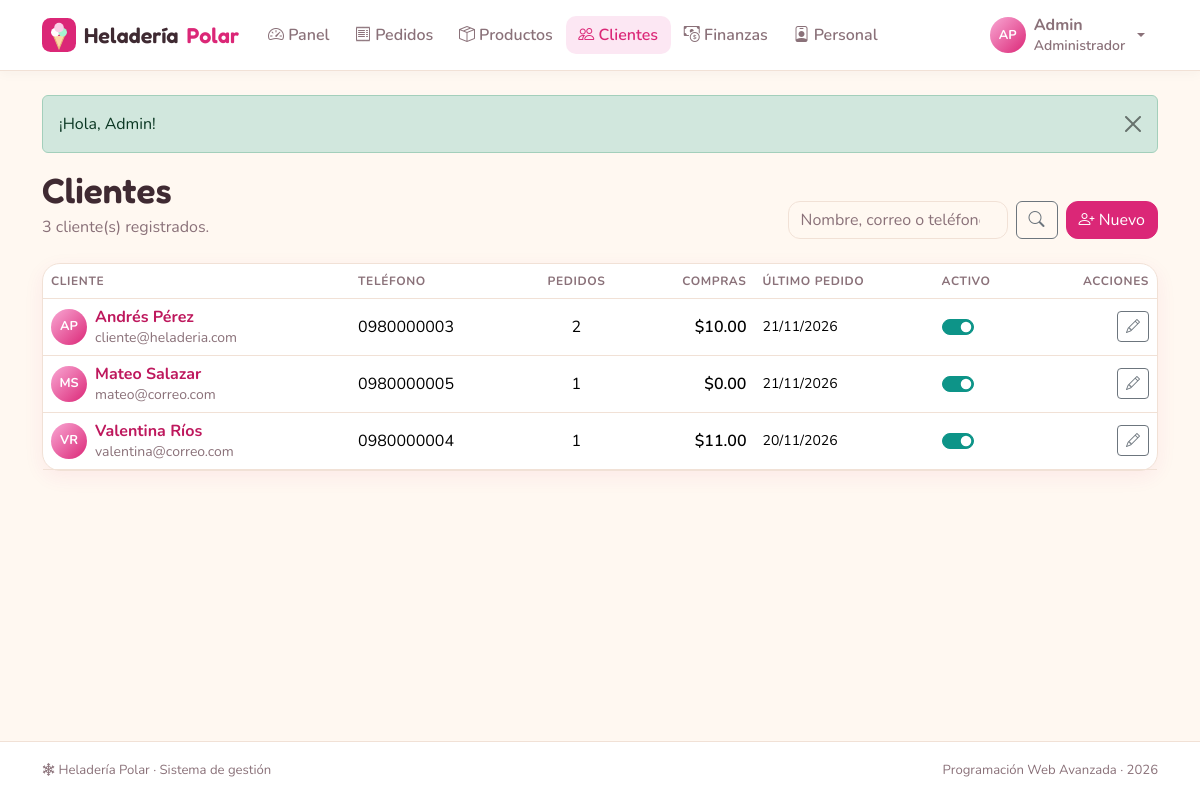
The app's page /index.php?r=clientes/index (signed in) with its own data.
### tables this page shows
CREATE TABLE usuarios (
  id         INT AUTO_INCREMENT PRIMARY KEY,
  nombre     VARCHAR(50)  NOT NULL,
  apellido   VARCHAR(50)  NOT NULL DEFAULT '',
  correo     VARCHAR(100) NOT NULL UNIQUE,
  contrasena VARCHAR(255) NOT NULL,
  id_rol     INT          NOT NULL,
  telefono   VARCHAR(15)  NULL,
  direccion  VARCHAR(255) NULL,
  activo     TINYINT(1)   NOT NULL DEFAULT 1,
  creado_en  DATETIME     NOT NULL DEFAULT CURRENT_TIMESTAMP,
  CONSTRAINT fk_usuarios_roles FOREIGN KEY (id_rol) REFERENCES roles(id)
);

### controllers/ClientesController.php (called while the page is built, shortened)
<?php
class ClientesController extends Controller
{
    public function index(): void
    {
        $buscar = trim((string) ($_GET['q'] ?? ''));
        $this->view('clientes/index', [
            'titulo'   => 'Clientes',
            'clientes' => Usuario::clientes($buscar),
            'buscar'   => $buscar,
        ]);
    }
}

### core/Router.php (called while the page is built, shortened)
<?php
class Router
{
    public static function dispatch(string $ruta): void
    {
        if (!preg_match('#^([a-z]+)/([a-z]+)$#', $ruta, $m)) {
            self::noEncontrado();
        }
        [, $nombre, $accion] = $m;
        (new $clase())->$accion();
    }
}

### index.php (called while the page is built, shortened)
<?php
require __DIR__ . '/core/helpers.php';
require __DIR__ . '/core/Database.php';
require __DIR__ . '/core/Model.php';
require __DIR__ . '/core/Router.php';
Router::dispatch(is_string($_GET['r'] ?? null) ? $_GET['r'] : '');

### core/helpers.php (called while the page is built, shortened)
<?php
function e($valor): string
{
    return htmlspecialchars((string) ($valor ?? ''), ENT_QUOTES, 'UTF-8');
}
function url(string $ruta = 'inicio/index', array $params = []): string
{
    $params = array_merge(['r' => $ruta], $params);
    return 'index.php?' . http_build_query($params);
}
function dinero($valor): string
{
    return '$' . number_format((float) $valor, 2);
}
function fecha(?string $valor, bool $conHora = false): string
{
    $t = strtotime($valor);
    return $conHora ? date('d/m/Y H:i', $t) : date('d/m/Y', $t);
}
function iniciales(string $nombre, string $apellido = ''): string
{
    return mb_strtoupper(mb_substr($nombre, 0, 1) . mb_substr($apellido, 0, 1));
}

### core/Database.php (called while the page is built, shortened)
<?php
class Database
{
    private static ?PDO $pdo = null;
    public static function get(): PDO
    {
        if (self::$pdo === null) {
            $dsn = 'mysql:host=' . DB_HOST . ';port=' . DB_PORT
                 . ';dbname=' . DB_NAME . ';charset=utf8mb4';
            try {
                self::$pdo = new PDO($dsn, DB_USER, DB_PASS, [
                    PDO::ATTR_ERRMODE            => PDO::ERRMODE_EXCEPTION,
                    PDO::ATTR_DEFAULT_FETCH_MODE => PDO::FETCH_ASSOC,
                    PDO::ATTR_EMULATE_PREPARES   => false,
                ]);
                self::$pdo->exec("SET time_zone = '" . date('P') . "'");
            } catch (PDOException $e) {
                http_response_code(500);
                $detalle = DEBUG ? '<br><small>' . htmlspecialchars($e->getMessage()) . '</small>' : '';
                exit('<h3 style="font-family:sans-serif">No se pudo conectar a la base de datos.'
                    . ' Revise config/config.php e importe heladeria.sql.' . $detalle . '</h3>');
            }
        }
        return self::$pdo;
    }
}

### core/Model.php (called while the page is built, shortened)
<?php
abstract class Model
{
    protected static function db(): PDO
    {
        return Database::get();
    }
    protected static function query(string $sql, array $params = []): PDOStatement
    {
        $st = self::db()->prepare($sql);
        $st->execute($params);
        return $st;
    }
}

### models/Usuario.php (called while the page is built, shortened)
<?php
class Usuario extends Model
{
    public static function clientes(string $buscar = ''): array
    {
        $sql = "SELECT u.*,
                       COUNT(p.id) AS pedidos,
                       COALESCE(SUM(CASE WHEN p.estado = 'Entregado' THEN p.total END), 0) AS gastado,
                       MAX(p.fecha) AS ultimo_pedido
                  FROM usuarios u
                  LEFT JOIN pedidos p ON p.id_cliente = u.id
                 WHERE u.id_rol = ?";
        $params = [Auth::CLIENTE];
        return self::query($sql . ' GROUP BY u.id ORDER BY u.nombre', $params)->fetchAll();
    }
}

### views/clientes/index.php (the view, shortened to what this page needs)
<div class="hp-encabezado">
  <div>
    <h1 class="hp-titulo">Clientes</h1>
    <p class="text-body-secondary mb-0"><?= count($clientes) ?> cliente(s) registrados.</p>
  </div>
  <div class="d-flex gap-2">
    <form class="d-flex gap-2" method="get">
      <input type="search" name="q" class="form-control" value="<?= e($buscar) ?>" placeholder="Nombre, correo o teléfono" aria-label="Buscar cliente">
      <button class="btn btn-outline-secondary" aria-label="Buscar"><i class="bi bi-search"></i></button>
    </form>
    <button class="btn btn-primary text-nowrap" data-bs-toggle="modal" data-bs-target="#modalCliente"><i class="bi bi-person-plus"></i> Nuevo</button>
  </div>
</div>
<div class="card hp-card">
  <div class="table-responsive">
    <table class="table table-hover align-middle mb-0">
      <thead><tr><th>Cliente</th><th class="d-none d-md-table-cell">Teléfono</th><th class="text-center">Pedidos</th><th class="text-end">Compras</th><th class="d-none d-lg-table-cell">Último pedido</th><th>Activo</th><th class="text-end">Acciones</th></tr></thead>
      <tbody>
      <?php foreach ($clientes as $c):
          $json = json_encode(array_intersect_key($c, array_flip(['id', 'nombre', 'apellido', 'correo', 'telefono', 'direccion'])));
      ?>
        <tr>
          <td>
            <div class="d-flex align-items-center gap-2">
              <span class="hp-avatar"><?= e(iniciales($c['nombre'], $c['apellido'])) ?></span>
              <div class="lh-sm"><a href="<?= url('clientes/ver', ['id' => $c['id']]) ?>" class="fw-bold text-decoration-none"><?= e($c['nombre'] . ' ' . $c['apellido']) ?></a><br>
                <small class="text-body-secondary"><?= e($c['correo']) ?></small></div>
            </div>
          </td>
          <td class="d-none d-md-table-cell"><?= e($c['telefono']) ?></td>
          <td class="text-center"><?= (int) $c['pedidos'] ?></td>
          <td class="text-end fw-semibold"><?= dinero($c['gastado']) ?></td>
          <td class="d-none d-lg-table-cell small"><?= $c['ultimo_pedido'] ? fecha($c['ultimo_pedido']) : '—' ?></td>
          <td>
            <div class="form-check form-switch m-0">
              <input class="form-check-input" type="checkbox" role="switch" aria-label="Activo"
                     data-interruptor="<?= e(url('clientes/estado')) ?>" data-id="<?= (int) $c['id'] ?>" <?= $c['activo'] ? 'checked' : '' ?>>
            </div>
          </td>
          <td class="text-end text-nowrap">
            <button class="btn btn-sm btn-outline-secondary" data-bs-toggle="modal" data-bs-target="#modalCliente" data-editar='<?= e($json) ?>' aria-label="Editar"><i class="bi bi-pencil"></i></button>
          </td>
        </tr>
      <?php endforeach; ?>
      </tbody>
    </table>
  </div>
</div>

### assets/css/styles.css (style rules this page uses)
:root { --hp-crema: #fff8f1; --hp-blanco: #ffffff; --hp-rosa: #db2777; --hp-rosa-h: #be185d; --hp-rosa-s: #fce7f3; --hp-menta: #0d9488; --hp-menta-s: #ccfbf1; --hp-texto: #3f2a32; --hp-suave: #8a7179; --hp-borde: #f1e1d6; --hp-radio: 18px; --hp-sombra: 0 6px 20px rgba(219, 39, 119, .07); }
body { --bs-body-bg: var(--hp-crema); --bs-body-color: var(--hp-texto); --bs-body-font-family: 'Nunito', system-ui, sans-serif; --bs-secondary-color: var(--hp-suave); --bs-border-color: var(--hp-borde); --bs-primary: var(--hp-rosa); --bs-primary-rgb: 219, 39, 119; --bs-link-color-rgb: 190, 24, 93; --bs-link-hover-color-rgb: 157, 23, 77; }
.btn-primary { --bs-btn-bg: var(--hp-rosa); --bs-btn-border-color: var(--hp-rosa); --bs-btn-hover-bg: var(--hp-rosa-h); --bs-btn-hover-border-color: var(--hp-rosa-h); --bs-btn-active-bg: #9d174d; --bs-btn-disabled-bg: #f0a3c6; --bs-btn-disabled-border-color: #f0a3c6; border-radius: 12px; }
.form-control, .form-select { border-radius: 12px; border-color: var(--hp-borde); }
.form-check-input:checked { background-color: var(--hp-menta); border-color: var(--hp-menta); }
.table { --bs-table-bg: transparent; --bs-table-hover-bg: #fff3f8; }
.table > thead th { font-size: .75rem; text-transform: uppercase; letter-spacing: .05em; color: var(--hp-suave); font-weight: 700; }
body { min-height: 100vh; display: flex; flex-direction: column; }
.hp-titulo, .hp-marca, .hp-stat-valor, .hp-precio { font-family: 'Fredoka', 'Nunito', sans-serif; font-weight: 600; }
.hp-titulo { font-size: clamp(1.7rem, 3.5vw, 2.2rem); margin-bottom: .2rem; color: var(--hp-texto); }
.hp-encabezado { display: flex; flex-wrap: wrap; justify-content: space-between; align-items: flex-end; gap: 1rem; margin-bottom: 1.5rem; }
.hp-avatar { width: 36px; height: 36px; border-radius: 50%; background: linear-gradient(135deg, #f9a8d4, var(--hp-rosa)); color: #fff; font-weight: 700; font-size: .8rem; display: inline-flex; align-items: center; justify-content: center; flex-shrink: 0; }
.hp-card { background: var(--hp-blanco); border: 1px solid var(--hp-borde); border-radius: var(--hp-radio); box-shadow: var(--hp-sombra); }
.hp-main > * { animation: aparecer .3s ease both; }

### records on screen
usuarios: iniciales($c['nombre'], $c['apellido']) "AP", nombre+apellido "Andrés Pérez", correo "cliente@heladeria.com", telefono "0980000003", pedidos "2", gastado "$10.00", ultimo_pedido "21/11/2026", activo "☑"
usuarios: iniciales($c['nombre'], $c['apellido']) "MS", nombre+apellido "Mateo Salazar", correo "mateo@correo.com", telefono "0980000005", pedidos "1", gastado "$0.00", ultimo_pedido "21/11/2026", activo "☑"
usuarios: iniciales($c['nombre'], $c['apellido']) "VR", nombre+apellido "Valentina Ríos", correo "valentina@correo.com", telefono "0980000004", pedidos "1", gastado "$11.00", ultimo_pedido "20/11/2026", activo "☑"

### other values on screen
$texto "Panel"
$texto "Pedidos"
$texto "Productos"
$texto "Clientes"
$texto "Finanzas"
$texto "Personal"
iniciales($usuario['nombre'], $usuario['apellido']) "AP"
$usuario['nombre'] "Admin"
$usuario['rol'] "Administrador"
$f['mensaje'] "¡Hola, Admin!"
count($clientes) "3"
